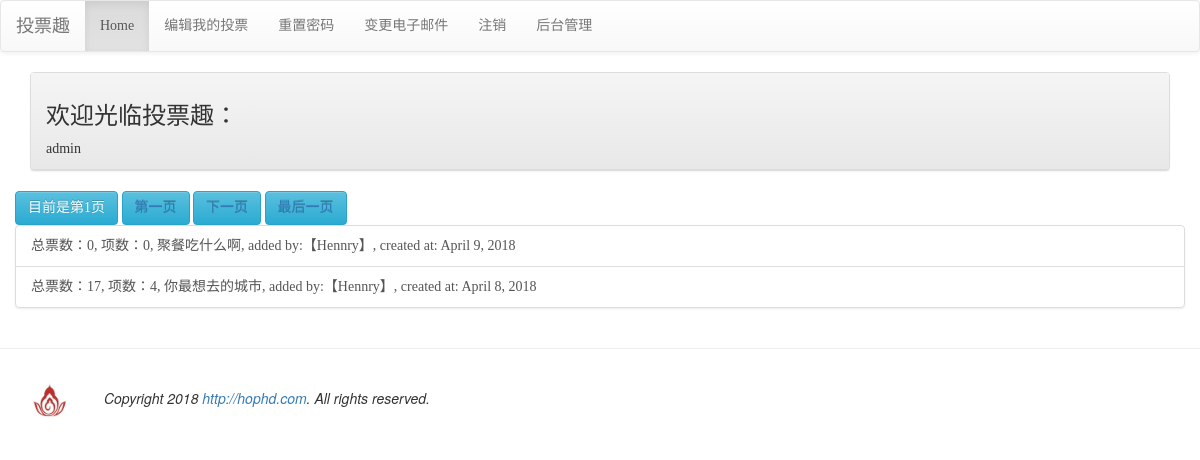
The app's page / (signed in) with its own data.
### mysite/models.py (models this page shows, shortened)
class Poll(models.Model):
	user = models.ForeignKey(User, on_delete=models.CASCADE)
	name = models.CharField(max_length=200, null=False)
	created_at = models.DateField(auto_now_add=True)
	enabled = models.BooleanField(default=False)

class PollItem(models.Model):
	poll = models.ForeignKey(Poll, on_delete=models.CASCADE)
	name = models.CharField(max_length=200, null=False)
	image_url = models.CharField(max_length=200, null=True, blank=True)
	vote = models.PositiveIntegerField(default=0)

### mysite/views.py (the view)
# urls.py: url(r'^$', views.index),
def index(request):
	all_polls = models.Poll.objects.all().order_by('-created_at')
	paginator = Paginator(all_polls, 2)
	p = request.GET.get('p')
	try:
		polls = paginator.page(p)
	except PageNotAnInteger:
		polls = paginator.page(1)
	except EmptyPage:
		polls = paginator.page(paginator.num_pages)
	return render(request, 'index.html', locals())

### mysite/templatetags/mvote-extra.py (called while the page is built)
@register.filter(name="show_items")
def show_items(value):
	try:
		poll = models.Poll.objects.get(id=int(value))
		items = models.PollItem.objects.filter(poll=poll).count()
	except:
		items = 0
	return items

@register.filter(name="show_votes")
def show_votes(value):
	try:
		poll = models.Poll.objects.get(id=int(value))
		votes = 0
		pollitems = models.PollItem.objects.filter(poll=poll)
		for item in pollitems:
			votes = votes + item.vote
	except:
		votes = 0
	return votes

### templates/index.html (shortened to what this page needs)
{% extends 'base.html' %}
{% block content %}
	<div class="container">
		<div class="row">
			<div class="col-md-12">
				<div class="panel panel-default">
					<div class="panel-heading">
						{% if user.is_authenticated %}
							<h3>欢迎光临投票趣：</h3>
							{% if user.socialaccount_set.all.0.extra_data.name %}
								{{user.socialaccount_set.all.0.extra_data.name}}
							{% else %}
								{{user.username}}
							{% endif %}
						{% else %}
							<p>欢迎登录投票趣</p>
						{% endif %}
					</div>
				</div>
			</div>
		</div>
		<div class="row">
			<button class="btn btn-info">
				目前是第{{polls.number}}页
			</button>
			<button class="btn btn-info">
				<a href="?p=1">第一页</a>
			</button>
			{% if polls.has_next %}
				<button class="btn btn-info">
					<a href="?p={{polls.next_page_number}}">下一页</a>
				</button>
			{% endif %}
			<button class="btn btn-info">
				<a href="?p={{paginator.num_pages}}">最后一页</a>
			</button>
		</div>
		<div>
			<div class="row">
				{% load mvote-extra %}
				{% for poll in polls %}
					{% if forloop.first %}
						<div class="list-group">
					{% endif %}
							<a href="{% url 'poll-url' poll.id %}" class="list-group-item">
								总票数：{{poll.id | show_votes}},
								项数：{{poll.id | show_items}},
								{{poll.name}}, added by:【{{poll.user}}】,
								created at: {{poll.created_at}}
							</a>
					{% if forloop.last %}
						</div>
					{% endif %}
				{% empty %}
					<h3><em>暂无可用投票项</em></h3>
				{% endfor %}
			</div>
		</div>
	</div>
{% endblock %}

### templates/base.html (style rules this page uses)
h1,h2,h3,h4,h5,p,div { font-family:微软雅黑; }

### records on screen
Poll: id|show_votes "0", id|show_items "0", name "聚餐吃什么啊", user "Hennry", created_at "April 9, 2018"
Poll: id|show_votes "17", id|show_items "4", name "你最想去的城市", user "Hennry", created_at "April 8, 2018"

### other values on screen
{{ user.username }} "admin"
{{ polls.number }} "1"
